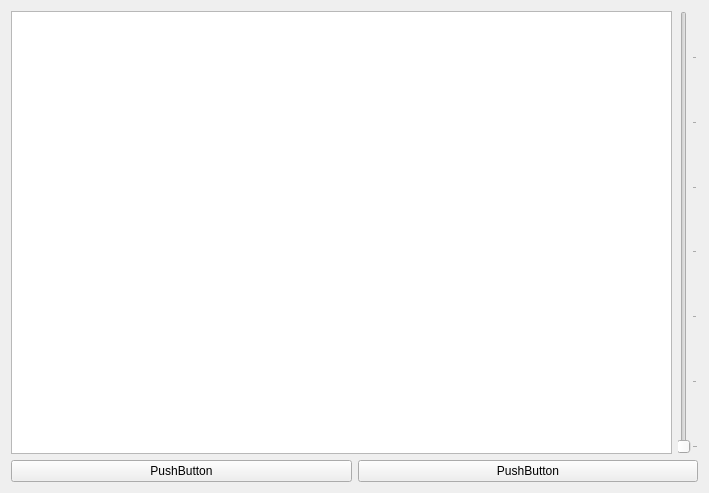
<?xml version="1.0" encoding="UTF-8"?>
<ui version="4.0">
 <class>Form</class>
 <widget class="QWidget" name="Form">
  <property name="geometry">
   <rect>
    <x>0</x>
    <y>0</y>
    <width>709</width>
    <height>493</height>
   </rect>
  </property>
  <property name="windowTitle">
   <string>Form</string>
  </property>
  <layout class="QVBoxLayout" name="verticalLayout">
   <item>
    <layout class="QHBoxLayout" name="horizontalLayout">
     <item>
      <widget class="QGraphicsView" name="graphicsView"/>
     </item>
     <item>
      <widget class="QSlider" name="verticalSlider">
       <property name="orientation">
        <enum>Qt::Vertical</enum>
       </property>
       <property name="tickPosition">
        <enum>QSlider::TicksBelow</enum>
       </property>
       <property name="tickInterval">
        <number>15</number>
       </property>
      </widget>
     </item>
    </layout>
   </item>
   <item>
    <layout class="QHBoxLayout" name="horizontalLayout_2">
     <item>
      <widget class="QPushButton" name="pushButton">
       <property name="text">
        <string>PushButton</string>
       </property>
      </widget>
     </item>
     <item>
      <widget class="QPushButton" name="pushButton_2">
       <property name="text">
        <string>PushButton</string>
       </property>
      </widget>
     </item>
    </layout>
   </item>
  </layout>
 </widget>
 <resources/>
 <connections/>
</ui>
